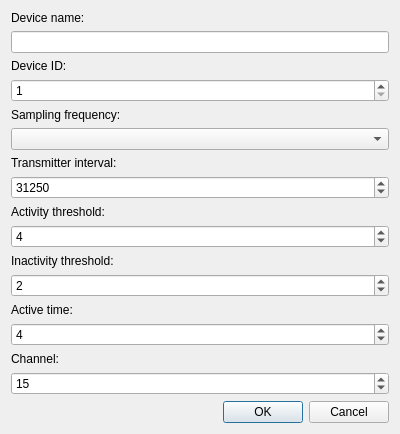
<?xml version="1.0" encoding="UTF-8"?>
<ui version="4.0">
 <class>NewTransmitter</class>
 <widget class="QDialog" name="NewTransmitter">
  <property name="geometry">
   <rect>
    <x>0</x>
    <y>0</y>
    <width>400</width>
    <height>395</height>
   </rect>
  </property>
  <property name="windowTitle">
   <string>Dialog</string>
  </property>
  <layout class="QGridLayout" name="gridLayout">
   <item row="1" column="0">
    <widget class="QDialogButtonBox" name="buttonBox">
     <property name="orientation">
      <enum>Qt::Horizontal</enum>
     </property>
     <property name="standardButtons">
      <set>QDialogButtonBox::Cancel|QDialogButtonBox::Ok</set>
     </property>
     <property name="centerButtons">
      <bool>false</bool>
     </property>
    </widget>
   </item>
   <item row="0" column="0">
    <layout class="QVBoxLayout" name="verticalLayout_2">
     <item>
      <widget class="QLabel" name="label_7">
       <property name="text">
        <string>Device name:</string>
       </property>
      </widget>
     </item>
     <item>
      <widget class="QLineEdit" name="deviceNameEdit"/>
     </item>
     <item>
      <widget class="QLabel" name="label">
       <property name="text">
        <string>Device ID:</string>
       </property>
      </widget>
     </item>
     <item>
      <widget class="QSpinBox" name="deviceIdEdit">
       <property name="minimum">
        <number>1</number>
       </property>
       <property name="maximum">
        <number>254</number>
       </property>
      </widget>
     </item>
     <item>
      <widget class="QLabel" name="label_2">
       <property name="text">
        <string>Sampling frequency:</string>
       </property>
      </widget>
     </item>
     <item>
      <widget class="QComboBox" name="freqEdit"/>
     </item>
     <item>
      <widget class="QLabel" name="label_8">
       <property name="text">
        <string>Transmitter interval:</string>
       </property>
      </widget>
     </item>
     <item>
      <widget class="QSpinBox" name="tranint">
       <property name="minimum">
        <number>1</number>
       </property>
       <property name="maximum">
        <number>65534</number>
       </property>
       <property name="value">
        <number>31250</number>
       </property>
      </widget>
     </item>
     <item>
      <widget class="QLabel" name="label_3">
       <property name="text">
        <string>Activity threshold:</string>
       </property>
      </widget>
     </item>
     <item>
      <widget class="QSpinBox" name="actThresEdit">
       <property name="maximum">
        <number>254</number>
       </property>
       <property name="singleStep">
        <number>1</number>
       </property>
       <property name="value">
        <number>4</number>
       </property>
      </widget>
     </item>
     <item>
      <widget class="QLabel" name="label_4">
       <property name="text">
        <string>Inactivity threshold:</string>
       </property>
      </widget>
     </item>
     <item>
      <widget class="QSpinBox" name="inactThresEdit">
       <property name="maximum">
        <number>254</number>
       </property>
       <property name="value">
        <number>2</number>
       </property>
      </widget>
     </item>
     <item>
      <widget class="QLabel" name="label_5">
       <property name="text">
        <string>Active time:</string>
       </property>
      </widget>
     </item>
     <item>
      <widget class="QSpinBox" name="actTimeEdit">
       <property name="maximum">
        <number>254</number>
       </property>
       <property name="value">
        <number>4</number>
       </property>
      </widget>
     </item>
     <item>
      <widget class="QLabel" name="label_6">
       <property name="text">
        <string>Channel:</string>
       </property>
      </widget>
     </item>
     <item>
      <widget class="QSpinBox" name="channelEdit">
       <property name="minimum">
        <number>11</number>
       </property>
       <property name="maximum">
        <number>26</number>
       </property>
       <property name="value">
        <number>15</number>
       </property>
      </widget>
     </item>
    </layout>
   </item>
  </layout>
 </widget>
 <resources/>
 <connections>
  <connection>
   <sender>buttonBox</sender>
   <signal>accepted()</signal>
   <receiver>NewTransmitter</receiver>
   <slot>accept()</slot>
   <hints>
    <hint type="sourcelabel">
     <x>248</x>
     <y>254</y>
    </hint>
    <hint type="destinationlabel">
     <x>157</x>
     <y>274</y>
    </hint>
   </hints>
  </connection>
  <connection>
   <sender>buttonBox</sender>
   <signal>rejected()</signal>
   <receiver>NewTransmitter</receiver>
   <slot>reject()</slot>
   <hints>
    <hint type="sourcelabel">
     <x>316</x>
     <y>260</y>
    </hint>
    <hint type="destinationlabel">
     <x>286</x>
     <y>274</y>
    </hint>
   </hints>
  </connection>
 </connections>
</ui>
